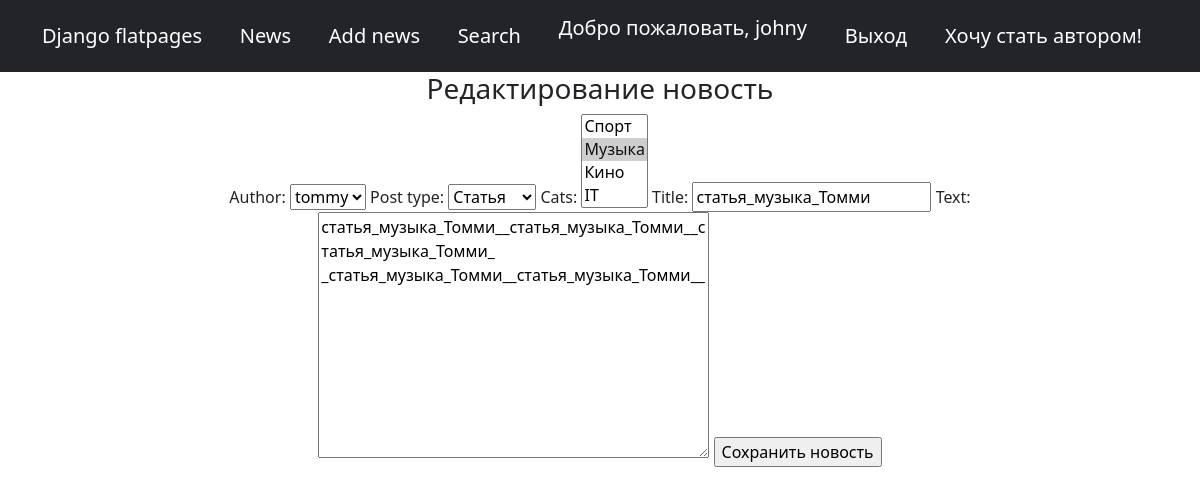
The app's page /edit/2 (signed in) with its own data.
### NewsPortal/models.py (models this page shows, shortened)
class Post(models.Model):
    article = 'a'
    news = 'n'
    POST_TYPE = [
        (article, "Статья"),
        (news, "Новость")
    ]
    author = models.ForeignKey(Author, on_delete = models.CASCADE)
    post_type = models.CharField(max_length = 1, choices = POST_TYPE, default = article)
    created = models.DateTimeField(auto_now_add = True)
    cats = models.ManyToManyField(Category, through = 'PostCategory')
    title = models.CharField(max_length = 256)
    text = models.TextField()
    rating = models.IntegerField(default = 0)

### NewsPortal/views.py (the view)
# urls.py: path('edit/<int:pk>', PostUpdateView.as_view(), name='post_update'),
class PostUpdateView(PermissionRequiredMixin, UpdateView):
    template_name = 'edit.html'
    form_class = PostForm
    permission_required = ('NewsPortal.change_post', )
    def get_object(self, **kwargs):
        id = self.kwargs.get('pk')
        return Post.objects.get(pk=id)

### NewsPortal/forms.py
class PostForm(ModelForm):
    class Meta:
        model = Post
        fields = ['author', 'post_type', 'cats', 'title', 'text']

### NewsPortal/models.py (called while the page is built)
    def __str__(self):
        return f'{self.user}'

    def __str__(self):
        return f'{self.name}'

### templates/edit.html (shortened to what this page needs)
{% extends 'flatpages/default.html' %}
{% load custom_filters %}
{% block content %}
<h3>Редактирование новость</h3>
<form method="POST">
    {{ form }}
    <input type="submit" value="Сохранить новость">
</form>
{% endblock content %}

### templates/flatpages/default.html (shortened to what this page needs)
<!DOCTYPE html>
<html lang="en">
    <head>
        {% load static %}
        <link href="{% static 'css/styles.css' %}" rel="stylesheet" />
    </head>
    <body>
        <nav class="navbar navbar-expand-lg navbar-dark bg-dark static-top">
            <div class="container">
                <a class="navbar-brand" href="/admin/flatpages/flatpage/">Django flatpages</a>
                <a class="navbar-brand" href="/">News</a>
                <a class="navbar-brand" href="/add/">Add news</a>
                <a class="navbar-brand" href="/search/">Search</a>
                {% if request.user.is_authenticated %}
                    <p class="navbar-brand">Добро пожаловать, {{user.username}}</p>
                    <a class="navbar-brand" href="/accounts/logout/">Выход</a>
                    <a class="navbar-brand"  href="/sign/authors/">Хочу стать автором!</a>
                {%else%}
                    <a class="navbar-brand"  href="/accounts/login/">Вход</a>
                {%endif%}
            </div>
        </nav>
        <div class="container">
            <div class="row">
                <div class="col-lg-12 text-center">
                    {% block content %}{% endblock content %}
                </div>
            </div>
         </div>
    </body>
</html>

### records on screen
Post: author "tommy", post_type "Статья", title "статья_музыка_Томми", text "статья_музыка_Томми__статья_музыка_Томми__статья_музыка_Томми_ _статья_музыка_Томми__статья_музыка_Томми__"

### other values on screen
{{ user.username }} "johny"
